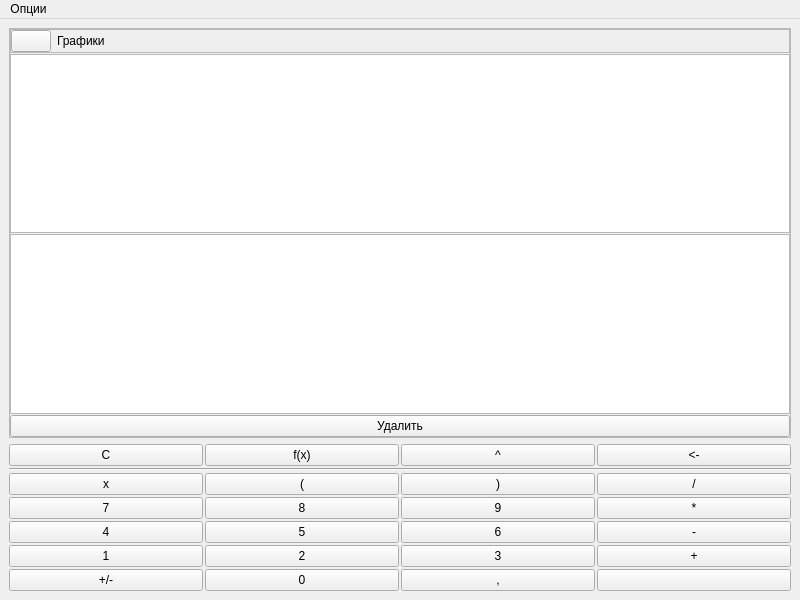
<?xml version="1.0" encoding="UTF-8"?>
<ui version="4.0">
 <class>GraphicsInfoWindow</class>
 <widget class="QMainWindow" name="GraphicsInfoWindow">
  <property name="geometry">
   <rect>
    <x>0</x>
    <y>0</y>
    <width>800</width>
    <height>600</height>
   </rect>
  </property>
  <property name="windowTitle">
   <string>Graphics info</string>
  </property>
  <widget class="QWidget" name="centralwidget">
   <layout class="QVBoxLayout" name="verticalLayout">
    <item>
     <widget class="QFrame" name="frame">
      <property name="frameShape">
       <enum>QFrame::StyledPanel</enum>
      </property>
      <property name="frameShadow">
       <enum>QFrame::Raised</enum>
      </property>
      <layout class="QVBoxLayout" name="verticalLayout_2">
       <property name="spacing">
        <number>1</number>
       </property>
       <property name="sizeConstraint">
        <enum>QLayout::SetDefaultConstraint</enum>
       </property>
       <property name="leftMargin">
        <number>0</number>
       </property>
       <property name="topMargin">
        <number>0</number>
       </property>
       <property name="rightMargin">
        <number>0</number>
       </property>
       <property name="bottomMargin">
        <number>0</number>
       </property>
       <item>
        <widget class="QFrame" name="frame_3">
         <property name="frameShape">
          <enum>QFrame::StyledPanel</enum>
         </property>
         <property name="frameShadow">
          <enum>QFrame::Raised</enum>
         </property>
         <layout class="QFormLayout" name="formLayout">
          <property name="leftMargin">
           <number>0</number>
          </property>
          <property name="topMargin">
           <number>0</number>
          </property>
          <property name="rightMargin">
           <number>0</number>
          </property>
          <property name="bottomMargin">
           <number>0</number>
          </property>
          <item row="0" column="0">
           <widget class="QPushButton" name="pushButton_mode">
            <property name="text">
             <string/>
            </property>
           </widget>
          </item>
          <item row="0" column="1">
           <widget class="QLabel" name="label_mode">
            <property name="font">
             <font>
              <pointsize>9</pointsize>
             </font>
            </property>
            <property name="text">
             <string>Графики</string>
            </property>
           </widget>
          </item>
         </layout>
        </widget>
       </item>
       <item>
        <widget class="QTextEdit" name="label">
         <property name="font">
          <font>
           <pointsize>10</pointsize>
          </font>
         </property>
         <property name="readOnly">
          <bool>true</bool>
         </property>
        </widget>
       </item>
       <item>
        <widget class="QListWidget" name="listWidget_expressions"/>
       </item>
       <item>
        <widget class="QPushButton" name="pushButton">
         <property name="text">
          <string>Удалить</string>
         </property>
        </widget>
       </item>
      </layout>
     </widget>
    </item>
    <item>
     <widget class="QFrame" name="frame_2">
      <property name="frameShape">
       <enum>QFrame::NoFrame</enum>
      </property>
      <property name="frameShadow">
       <enum>QFrame::Raised</enum>
      </property>
      <property name="lineWidth">
       <number>0</number>
      </property>
      <layout class="QGridLayout" name="gridLayout">
       <property name="sizeConstraint">
        <enum>QLayout::SetMaximumSize</enum>
       </property>
       <property name="leftMargin">
        <number>0</number>
       </property>
       <property name="topMargin">
        <number>0</number>
       </property>
       <property name="rightMargin">
        <number>0</number>
       </property>
       <property name="bottomMargin">
        <number>0</number>
       </property>
       <property name="spacing">
        <number>2</number>
       </property>
       <item row="5" column="2">
        <widget class="QPushButton" name="pushButton_n3">
         <property name="font">
          <font>
           <pointsize>9</pointsize>
          </font>
         </property>
         <property name="text">
          <string>3</string>
         </property>
         <property name="shortcut">
          <string>3</string>
         </property>
         <property name="autoRepeatDelay">
          <number>50</number>
         </property>
         <property name="autoRepeatInterval">
          <number>50</number>
         </property>
        </widget>
       </item>
       <item row="0" column="3">
        <widget class="QPushButton" name="pushButton_delLast">
         <property name="font">
          <font>
           <pointsize>9</pointsize>
          </font>
         </property>
         <property name="text">
          <string>&lt;-</string>
         </property>
         <property name="shortcut">
          <string>Backspace</string>
         </property>
         <property name="autoRepeatDelay">
          <number>50</number>
         </property>
         <property name="autoRepeatInterval">
          <number>50</number>
         </property>
        </widget>
       </item>
       <item row="3" column="3">
        <widget class="QPushButton" name="pushButton_mull">
         <property name="enabled">
          <bool>true</bool>
         </property>
         <property name="font">
          <font>
           <pointsize>9</pointsize>
          </font>
         </property>
         <property name="text">
          <string>*</string>
         </property>
         <property name="shortcut">
          <string>*</string>
         </property>
         <property name="autoRepeatDelay">
          <number>50</number>
         </property>
         <property name="autoRepeatInterval">
          <number>50</number>
         </property>
        </widget>
       </item>
       <item row="5" column="1">
        <widget class="QPushButton" name="pushButton_n2">
         <property name="font">
          <font>
           <pointsize>9</pointsize>
          </font>
         </property>
         <property name="text">
          <string>2</string>
         </property>
         <property name="shortcut">
          <string>2</string>
         </property>
         <property name="autoRepeatDelay">
          <number>50</number>
         </property>
         <property name="autoRepeatInterval">
          <number>50</number>
         </property>
        </widget>
       </item>
       <item row="2" column="2">
        <widget class="QPushButton" name="pushButton_close">
         <property name="font">
          <font>
           <pointsize>9</pointsize>
          </font>
         </property>
         <property name="styleSheet">
          <string notr="true"/>
         </property>
         <property name="text">
          <string>)</string>
         </property>
         <property name="shortcut">
          <string>)</string>
         </property>
         <property name="autoRepeatDelay">
          <number>50</number>
         </property>
         <property name="autoRepeatInterval">
          <number>50</number>
         </property>
        </widget>
       </item>
       <item row="6" column="1">
        <widget class="QPushButton" name="pushButton_n0">
         <property name="font">
          <font>
           <pointsize>9</pointsize>
          </font>
         </property>
         <property name="text">
          <string>0</string>
         </property>
         <property name="shortcut">
          <string>0</string>
         </property>
         <property name="autoRepeatDelay">
          <number>50</number>
         </property>
         <property name="autoRepeatInterval">
          <number>50</number>
         </property>
        </widget>
       </item>
       <item row="5" column="3">
        <widget class="QPushButton" name="pushButton_pluss">
         <property name="font">
          <font>
           <pointsize>9</pointsize>
          </font>
         </property>
         <property name="text">
          <string>+</string>
         </property>
         <property name="shortcut">
          <string>+</string>
         </property>
         <property name="autoRepeatDelay">
          <number>50</number>
         </property>
         <property name="autoRepeatInterval">
          <number>50</number>
         </property>
        </widget>
       </item>
       <item row="1" column="0" colspan="4">
        <widget class="Line" name="line">
         <property name="orientation">
          <enum>Qt::Horizontal</enum>
         </property>
        </widget>
       </item>
       <item row="3" column="2">
        <widget class="QPushButton" name="pushButton_n9">
         <property name="font">
          <font>
           <pointsize>9</pointsize>
          </font>
         </property>
         <property name="text">
          <string>9</string>
         </property>
         <property name="shortcut">
          <string>9</string>
         </property>
         <property name="autoRepeatDelay">
          <number>50</number>
         </property>
         <property name="autoRepeatInterval">
          <number>50</number>
         </property>
        </widget>
       </item>
       <item row="3" column="0">
        <widget class="QPushButton" name="pushButton_n7">
         <property name="font">
          <font>
           <pointsize>9</pointsize>
          </font>
         </property>
         <property name="text">
          <string>7</string>
         </property>
         <property name="shortcut">
          <string>7</string>
         </property>
         <property name="autoRepeatDelay">
          <number>50</number>
         </property>
         <property name="autoRepeatInterval">
          <number>50</number>
         </property>
        </widget>
       </item>
       <item row="4" column="1">
        <widget class="QPushButton" name="pushButton_n5">
         <property name="font">
          <font>
           <pointsize>9</pointsize>
          </font>
         </property>
         <property name="text">
          <string>5</string>
         </property>
         <property name="shortcut">
          <string>5</string>
         </property>
         <property name="autoRepeatDelay">
          <number>50</number>
         </property>
         <property name="autoRepeatInterval">
          <number>50</number>
         </property>
        </widget>
       </item>
       <item row="4" column="0">
        <widget class="QPushButton" name="pushButton_n4">
         <property name="font">
          <font>
           <pointsize>9</pointsize>
          </font>
         </property>
         <property name="text">
          <string>4</string>
         </property>
         <property name="shortcut">
          <string>4</string>
         </property>
         <property name="autoRepeatDelay">
          <number>50</number>
         </property>
         <property name="autoRepeatInterval">
          <number>50</number>
         </property>
        </widget>
       </item>
       <item row="4" column="2">
        <widget class="QPushButton" name="pushButton_n6">
         <property name="font">
          <font>
           <pointsize>9</pointsize>
          </font>
         </property>
         <property name="text">
          <string>6</string>
         </property>
         <property name="shortcut">
          <string>6</string>
         </property>
         <property name="autoRepeatDelay">
          <number>50</number>
         </property>
         <property name="autoRepeatInterval">
          <number>50</number>
         </property>
        </widget>
       </item>
       <item row="5" column="0">
        <widget class="QPushButton" name="pushButton_n1">
         <property name="font">
          <font>
           <pointsize>9</pointsize>
          </font>
         </property>
         <property name="text">
          <string>1</string>
         </property>
         <property name="shortcut">
          <string>1</string>
         </property>
         <property name="autoRepeatDelay">
          <number>50</number>
         </property>
         <property name="autoRepeatInterval">
          <number>50</number>
         </property>
        </widget>
       </item>
       <item row="3" column="1">
        <widget class="QPushButton" name="pushButton_n8">
         <property name="font">
          <font>
           <pointsize>9</pointsize>
          </font>
         </property>
         <property name="text">
          <string>8</string>
         </property>
         <property name="shortcut">
          <string>8</string>
         </property>
         <property name="autoRepeatDelay">
          <number>50</number>
         </property>
         <property name="autoRepeatInterval">
          <number>50</number>
         </property>
        </widget>
       </item>
       <item row="6" column="0">
        <widget class="QPushButton" name="pushButton_znak">
         <property name="font">
          <font>
           <pointsize>9</pointsize>
          </font>
         </property>
         <property name="text">
          <string>+/-</string>
         </property>
         <property name="autoRepeatDelay">
          <number>50</number>
         </property>
         <property name="autoRepeatInterval">
          <number>50</number>
         </property>
        </widget>
       </item>
       <item row="4" column="3">
        <widget class="QPushButton" name="pushButton_minus">
         <property name="font">
          <font>
           <pointsize>9</pointsize>
          </font>
         </property>
         <property name="text">
          <string>-</string>
         </property>
         <property name="shortcut">
          <string>-</string>
         </property>
         <property name="autoRepeatDelay">
          <number>50</number>
         </property>
         <property name="autoRepeatInterval">
          <number>50</number>
         </property>
        </widget>
       </item>
       <item row="2" column="1">
        <widget class="QPushButton" name="pushButton_open">
         <property name="font">
          <font>
           <pointsize>9</pointsize>
          </font>
         </property>
         <property name="text">
          <string>(</string>
         </property>
         <property name="shortcut">
          <string>(</string>
         </property>
         <property name="autoRepeatDelay">
          <number>50</number>
         </property>
         <property name="autoRepeatInterval">
          <number>50</number>
         </property>
        </widget>
       </item>
       <item row="2" column="3">
        <widget class="QPushButton" name="pushButton_devide">
         <property name="enabled">
          <bool>true</bool>
         </property>
         <property name="font">
          <font>
           <pointsize>9</pointsize>
          </font>
         </property>
         <property name="text">
          <string>/</string>
         </property>
         <property name="shortcut">
          <string>/</string>
         </property>
         <property name="autoRepeatDelay">
          <number>50</number>
         </property>
         <property name="autoRepeatInterval">
          <number>50</number>
         </property>
        </widget>
       </item>
       <item row="6" column="3">
        <widget class="QPushButton" name="pushButton_add">
         <property name="font">
          <font>
           <pointsize>9</pointsize>
          </font>
         </property>
         <property name="text">
          <string/>
         </property>
         <property name="shortcut">
          <string>Return</string>
         </property>
         <property name="autoRepeatDelay">
          <number>50</number>
         </property>
         <property name="autoRepeatInterval">
          <number>50</number>
         </property>
        </widget>
       </item>
       <item row="6" column="2">
        <widget class="QPushButton" name="pushButton_dot">
         <property name="enabled">
          <bool>true</bool>
         </property>
         <property name="font">
          <font>
           <pointsize>9</pointsize>
          </font>
         </property>
         <property name="text">
          <string>,</string>
         </property>
         <property name="shortcut">
          <string>,</string>
         </property>
         <property name="autoRepeatDelay">
          <number>50</number>
         </property>
         <property name="autoRepeatInterval">
          <number>50</number>
         </property>
        </widget>
       </item>
       <item row="0" column="2">
        <widget class="QPushButton" name="pushButton_pow">
         <property name="font">
          <font>
           <pointsize>9</pointsize>
          </font>
         </property>
         <property name="text">
          <string>^</string>
         </property>
        </widget>
       </item>
       <item row="0" column="1">
        <widget class="QPushButton" name="pushButton_functions">
         <property name="font">
          <font>
           <pointsize>9</pointsize>
          </font>
         </property>
         <property name="text">
          <string>f(x)</string>
         </property>
        </widget>
       </item>
       <item row="2" column="0">
        <widget class="QPushButton" name="pushButton_x">
         <property name="font">
          <font>
           <pointsize>9</pointsize>
          </font>
         </property>
         <property name="text">
          <string>x</string>
         </property>
         <property name="autoRepeatDelay">
          <number>50</number>
         </property>
         <property name="autoRepeatInterval">
          <number>50</number>
         </property>
        </widget>
       </item>
       <item row="0" column="0">
        <widget class="QPushButton" name="pushButton_clear">
         <property name="font">
          <font>
           <pointsize>9</pointsize>
          </font>
         </property>
         <property name="text">
          <string>C</string>
         </property>
         <property name="shortcut">
          <string>Del</string>
         </property>
         <property name="autoRepeatDelay">
          <number>50</number>
         </property>
         <property name="autoRepeatInterval">
          <number>50</number>
         </property>
        </widget>
       </item>
      </layout>
     </widget>
    </item>
   </layout>
  </widget>
  <widget class="QMenuBar" name="menubar">
   <property name="geometry">
    <rect>
     <x>0</x>
     <y>0</y>
     <width>800</width>
     <height>26</height>
    </rect>
   </property>
   <widget class="QMenu" name="menu">
    <property name="title">
     <string>Опции</string>
    </property>
    <addaction name="action_open_painter"/>
    <addaction name="action"/>
   </widget>
   <addaction name="menu"/>
  </widget>
  <action name="action">
   <property name="text">
    <string>Настройки</string>
   </property>
  </action>
  <action name="action_open_painter">
   <property name="text">
    <string>Открыть рисовальщик</string>
   </property>
  </action>
 </widget>
 <resources/>
 <connections/>
</ui>
